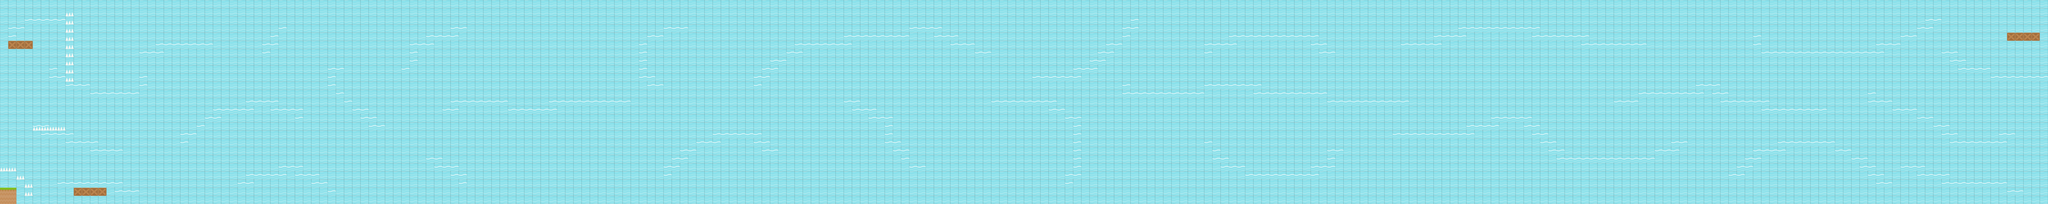

The image is a tile-based game level rendered from a .tmx file. Its description and source (layers, tilesets, objects; grid data summarised) follow:
An orthogonal 250x25 tile map with 32x32 px tiles, 5 tile layers (background, middleground1, middleground, middleground2, ...) and 16 objects.

<map version="1.0" orientation="orthogonal" renderorder="left-up" width="250" height="25" tilewidth="32" tileheight="32" nextobjectid="20">
 <tileset firstgid="1" name="tiles32" tilewidth="32" tileheight="32">
  <tile id="0">
   <image width="32" height="32" source="../Platformer/Base/Tiles32/water.png" />
  </tile>
  <tile id="1">
   <image width="32" height="32" source="../Platformer/Base/Tiles32/waterTop.png" />
  </tile>
  <tile id="2">
   <image width="32" height="32" source="../Platformer/Base/Tiles32/box.png" />
  </tile>
  <tile id="3">
   <image width="32" height="32" source="../Platformer/Base/Tiles32/box2.png" />
  </tile>
  <tile id="4">
   <image width="32" height="32" source="../Platformer/Base/Tiles32/grassMid.png" />
  </tile>
  <tile id="5">
   <image width="32" height="32" source="../Platformer/Base/Tiles32/flat spikes.png" />
  </tile>
  <tile id="6">
   <image width="32" height="32" source="../Platformer/Base/Tiles32/grassCenter.png" />
  </tile>
 </tileset>
 <layer name="background" width="250" height="25">
  <data>[6250 cells, 6250 non-empty, 1 distinct tile ids]</data>
 </layer>
 <layer name="middleground1" width="250" height="25">
  <data>[6250 cells, 575 non-empty, 1 distinct tile ids]</data>
 </layer>
 <layer name="middleground" width="250" height="25">
  <data>[6250 cells, 28 non-empty, 4 distinct tile ids]</data>
 </layer>
 <layer name="middleground2" width="250" height="25">
  <data>[6250 cells, 5 non-empty, 1 distinct tile ids]</data>
 </layer>
 <layer name="foreground" width="250" height="25">
  <data>[6250 cells, 0 non-empty, 0 distinct tile ids]</data>
 </layer>
 <objectgroup name="solid">
  <object id="7" x="33" y="160" width="95" height="31" />
  <object id="8" x="289" y="737" width="126" height="30" />
  <object id="15" x="10" y="737" width="53" height="43" />
 </objectgroup>
 <objectgroup name="teleport">
  <object id="3" x="64" y="58" width="62" height="71">
   <properties>
    <property name="start" value="true" />
   </properties>
  </object>
  <object id="9" x="7871" y="32" width="64" height="94">
   <properties>
    <property name="level" value="../Maps/world5.tmx" />
   </properties>
  </object>
 </objectgroup>
 <objectgroup name="objects" />
 <objectgroup name="death">
  <object id="1" x="1" y="781" width="7997" height="16" />
  <object id="4" x="1" y="2" width="8" height="778" />
  <object id="5" x="10" y="2" width="7986" height="11" />
  <object id="6" x="7989" y="2" width="8" height="779" />
  <object id="10" x="258" y="113" width="29" height="206" />
  <object id="11" x="129" y="497" width="126" height="15" />
  <object id="14" x="258" y="51" width="27" height="61" />
  <object id="16" x="11" y="659" width="50" height="11" />
  <object id="17" x="63" y="690" width="33" height="12" />
  <object id="18" x="97" y="724" width="29" height="10" />
  <object id="19" x="97" y="755" width="30" height="13" />
 </objectgroup>
</map>
